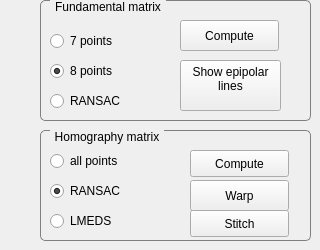
    <widget class="QWidget" name="tab_3">
     <attribute name="title">
      <string>Transfo</string>
     </attribute>
     <widget class="QGroupBox" name="groupBox_FundMat">
      <property name="geometry">
       <rect>
        <x>40</x>
        <y>0</y>
        <width>271</width>
        <height>121</height>
       </rect>
      </property>
      <property name="styleSheet">
       <string notr="true">QGroupBox {
    border: 1px solid gray;
    border-radius: 5px;
    margin-top: 0.5em;
}

QGroupBox::title {
    subcontrol-origin: margin;
    left: 10px;
    padding: 0 3px 0 3px;
}</string>
      </property>
      <property name="title">
       <string>Fundamental matrix</string>
      </property>
      <widget class="QPushButton" name="pushButton_FundMat">
       <property name="geometry">
        <rect>
         <x>140</x>
         <y>20</y>
         <width>99</width>
         <height>31</height>
        </rect>
       </property>
       <property name="text">
        <string>Compute</string>
       </property>
      </widget>
      <widget class="QRadioButton" name="radioButton_7pts">
       <property name="geometry">
        <rect>
         <x>10</x>
         <y>30</y>
         <width>117</width>
         <height>22</height>
        </rect>
       </property>
       <property name="text">
        <string>7 points</string>
       </property>
       <property name="checked">
        <bool>false</bool>
       </property>
      </widget>
      <widget class="QRadioButton" name="radioButton_8pts">
       <property name="geometry">
        <rect>
         <x>10</x>
         <y>60</y>
         <width>117</width>
         <height>22</height>
        </rect>
       </property>
       <property name="text">
        <string>8 points</string>
       </property>
       <property name="checked">
        <bool>true</bool>
       </property>
      </widget>
      <widget class="QRadioButton" name="radioButton_ransac">
       <property name="geometry">
        <rect>
         <x>10</x>
         <y>90</y>
         <width>117</width>
         <height>22</height>
        </rect>
       </property>
       <property name="text">
        <string>RANSAC</string>
       </property>
      </widget>
      <widget class="QPushButton" name="pushButton_epipol">
       <property name="geometry">
        <rect>
         <x>140</x>
         <y>60</y>
         <width>101</width>
         <height>51</height>
        </rect>
       </property>
       <property name="text">
        <string>Show epipolar
lines
</string>
       </property>
      </widget>
     </widget>
     <widget class="QGroupBox" name="groupBox_Homography">
      <property name="geometry">
       <rect>
        <x>40</x>
        <y>130</y>
        <width>271</width>
        <height>111</height>
       </rect>
      </property>
      <property name="styleSheet">
       <string notr="true">QGroupBox {
    border: 1px solid gray;
    border-radius: 5px;
    margin-top: 0.5em;
}

QGroupBox::title {
    subcontrol-origin: margin;
    left: 10px;
    padding: 0 3px 0 3px;
}</string>
      </property>
      <property name="title">
       <string>Homography matrix</string>
      </property>
      <widget class="QPushButton" name="pushButton_warp">
       <property name="geometry">
        <rect>
         <x>150</x>
         <y>50</y>
         <width>99</width>
         <height>31</height>
        </rect>
       </property>
       <property name="text">
        <string>Warp</string>
       </property>
      </widget>
      <widget class="QPushButton" name="pushButton_stitch">
       <property name="geometry">
        <rect>
         <x>150</x>
         <y>80</y>
         <width>99</width>
         <height>27</height>
        </rect>
       </property>
       <property name="text">
        <string>Stitch</string>
       </property>
      </widget>
      <widget class="QPushButton" name="pushButton_homo">
       <property name="geometry">
        <rect>
         <x>150</x>
         <y>20</y>
         <width>99</width>
         <height>27</height>
        </rect>
       </property>
       <property name="text">
        <string>Compute</string>
       </property>
      </widget>
      <widget class="QRadioButton" name="radioButton_allPts">
       <property name="geometry">
        <rect>
         <x>10</x>
         <y>20</y>
         <width>117</width>
         <height>22</height>
        </rect>
       </property>
       <property name="text">
        <string>all points</string>
       </property>
      </widget>
      <widget class="QRadioButton" name="radioButton_ransacH">
       <property name="geometry">
        <rect>
         <x>10</x>
         <y>50</y>
         <width>117</width>
         <height>22</height>
        </rect>
       </property>
       <property name="text">
        <string>RANSAC</string>
       </property>
       <property name="checked">
        <bool>true</bool>
       </property>
      </widget>
      <widget class="QRadioButton" name="radioButton_2">
       <property name="geometry">
        <rect>
         <x>10</x>
         <y>80</y>
         <width>117</width>
         <height>22</height>
        </rect>
       </property>
       <property name="text">
        <string>LMEDS</string>
       </property>
      </widget>
     </widget>
    </widget>
